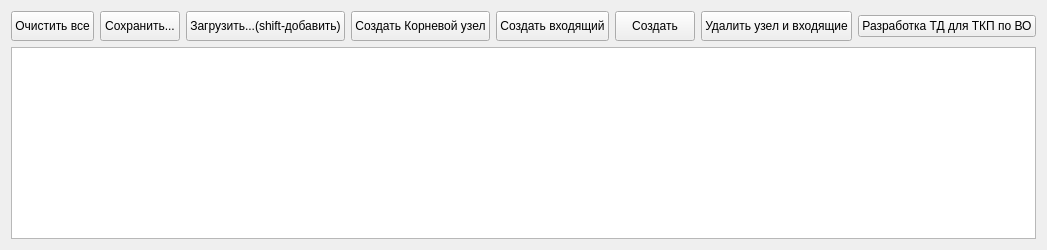
          <widget class="QWidget" name="tab_7">
           <attribute name="title">
            <string>Разработка МК</string>
           </attribute>
           <layout class="QVBoxLayout" name="verticalLayout_8">
            <item>
             <layout class="QHBoxLayout" name="horizontalLayout_3">
              <item>
               <widget class="QPushButton" name="pushButton_create_mk_clear">
                <property name="minimumSize">
                 <size>
                  <width>0</width>
                  <height>30</height>
                 </size>
                </property>
                <property name="text">
                 <string>Очистить все</string>
                </property>
               </widget>
              </item>
              <item>
               <widget class="QPushButton" name="btn_save_cust_drevo">
                <property name="minimumSize">
                 <size>
                  <width>0</width>
                  <height>30</height>
                 </size>
                </property>
                <property name="text">
                 <string>Сохранить...</string>
                </property>
               </widget>
              </item>
              <item>
               <widget class="QPushButton" name="btn_load_cust_drevo">
                <property name="minimumSize">
                 <size>
                  <width>0</width>
                  <height>30</height>
                 </size>
                </property>
                <property name="text">
                 <string>Загрузить...(shift-добавить)</string>
                </property>
               </widget>
              </item>
              <item>
               <widget class="QPushButton" name="pushButton_create_koren">
                <property name="minimumSize">
                 <size>
                  <width>0</width>
                  <height>30</height>
                 </size>
                </property>
                <property name="text">
                 <string>Создать Корневой узел</string>
                </property>
               </widget>
              </item>
              <item>
               <widget class="QPushButton" name="pushButton_create_vxodyash">
                <property name="minimumSize">
                 <size>
                  <width>0</width>
                  <height>30</height>
                 </size>
                </property>
                <property name="text">
                 <string>Создать входящий</string>
                </property>
               </widget>
              </item>
              <item>
               <widget class="QPushButton" name="pushButton_create_paralel">
                <property name="minimumSize">
                 <size>
                  <width>0</width>
                  <height>30</height>
                 </size>
                </property>
                <property name="text">
                 <string>Создать</string>
                </property>
               </widget>
              </item>
              <item>
               <widget class="QPushButton" name="pushButton_create_udalituzel">
                <property name="minimumSize">
                 <size>
                  <width>0</width>
                  <height>30</height>
                 </size>
                </property>
                <property name="text">
                 <string>Удалить узел и входящие</string>
                </property>
               </widget>
              </item>
              <item>
               <widget class="QPushButton" name="btn_vigruzka_norm_mat">
                <property name="text">
                 <string>Разработка ТД для ТКП по ВО</string>
                </property>
               </widget>
              </item>
             </layout>
            </item>
            <item>
             <widget class="QTableWidget" name="table_razr_MK"/>
            </item>
           </layout>
          </widget>
